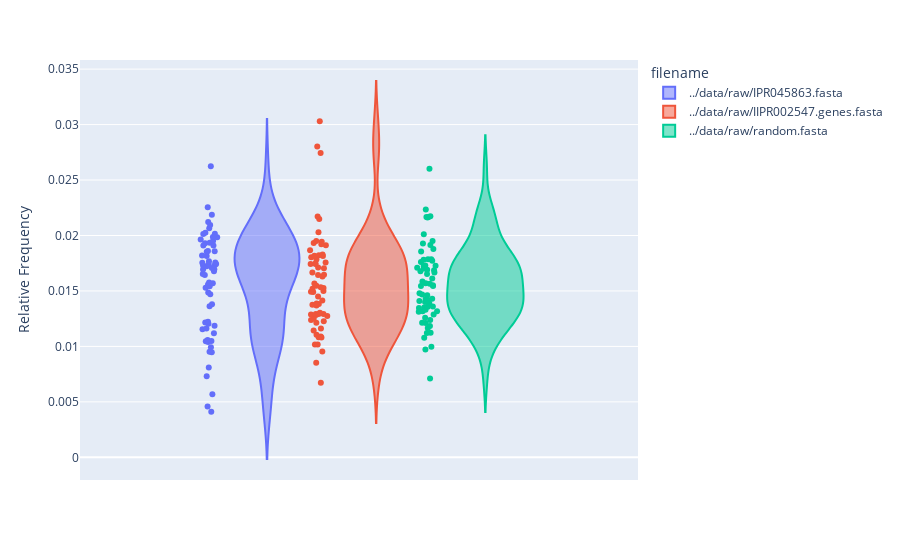

Notebook code cell kept with this figure:
### Code cell
def kmerize(sequence: str, k=3):
    return [sequence[i:i+k] for i in range(len(sequence) - k)]

records = []
for filename, genes in datasets.items():
    all_kmers  = [kmer for gene in genes for kmer in kmerize(str(gene.seq))]
    counts = Counter(all_kmers)
    for kmer, count in counts.items():
        records.append((filename, kmer, count / len(all_kmers)))


df = pd.DataFrame.from_records(records, columns=["filename", "kmer", "Relative Frequency"])

px.violin(df, violinmode="group", hover_name="kmer", y="Relative Frequency", color="filename", points="all")

### Figure 1 — Plotly figure (JSON) as saved in the notebook; plotly's stock layout.template omitted (floating-point values rounded to 4 significant figures)
{"data": [{"alignmentgroup": "True", "box": {"visible": false}, "hovertemplate": "<b>%{hovertext}</b><br><br>filename=../data/raw/IPR045863.fasta<br>Relative Frequency=%{y}<extra></extra>", "hovertext": ["ATG", "TGA", "GAC", "ACG", "CGT", "GTG", "TGT", "GTT", "TTT", "TTC", "TCC", "CCC", "CCT", "CTC", "CCA", "CAC", "CGG", "GGG", "GGA", "GAA", "AAG", "AGA", "AAA", "ACA", "CAA", "AGG", "AAC", "ACT", "TCG", "TCA", "CAG", "AGC", "GCA", "GAG", "GAT", "ATC", "TCT", "ACC", "CAT", "CTA", "TAC", "CGA", "AAT", "TGG", "GGC", "GCG", "CTT", "TTA", "TTG", "TGC", "GCT", "TAA", "CTG", "CGC", "GCC", "CCG", "GTA", "GTC", "TAG", "GGT", "ATA", "AGT", "ATT", "TAT"], "legendgroup": "../data/raw/IPR045863.fasta", "marker": {"color": "#636efa"}, "name": "../data/raw/IPR045863.fasta", "offsetgroup": "../data/raw/IPR045863.fasta", "orientation": "v", "points": "all", "scalegroup": "True", "showlegend": true, "type": "violin", "x0": " ", "xaxis": "x", "y": [0.01741, 0.01677, 0.02187, 0.01909, 0.01381, 0.01223, 0.01047, 0.01041, 0.01154, 0.01756, 0.0157, 0.01186, 0.01469, 0.01953, 0.01816, 0.01729, 0.01558, 0.01058, 0.01964, 0.01986, 0.01984, 0.02014, 0.01205, 0.01707, 0.02123, 0.01528, 0.01542, 0.01363, 0.02095, 0.01929, 0.01909, 0.02015, 0.02065, 0.02254, 0.01852, 0.01934, 0.01693, 0.01696, 0.01755, 0.009527, 0.01215, 0.02624, 0.009923, 0.0186, 0.01819, 0.01858, 0.01652, 0.005682, 0.01487, 0.01576, 0.01768, 0.004106, 0.01735, 0.02024, 0.01744, 0.01724, 0.007312, 0.01644, 0.004592, 0.01162, 0.00809, 0.0105, 0.01118, 0.009479], "y0": " ", "yaxis": "y"}, {"alignmentgroup": "True", "box": {"visible": false}, "hovertemplate": "<b>%{hovertext}</b><br><br>filename=../data/raw/IIPR002547.genes.fasta<br>Relative Frequency=%{y}<extra></extra>", "hovertext": ["ATG", "TGC", "GCC", "CCT", "CTT", "TTT", "TTG", "TGT", "GTG", "TGG", "GGT", "GGG", "GGA", "GAT", "ATT", "GTT", "TTC", "TCT", "TGA", "GAA", "AAA", "AAG", "AGC", "GCA", "CAG", "GCG", "CGA", "GAC", "ACA", "CAT", "ATC", "TCC", "CCC", "CCA", "AGG", "GCT", "CTC", "TCA", "CAA", "AAT", "GGC", "GTC", "TCG", "ACG", "CGT", "CTG", "CAC", "ACC", "CGG", "AGA", "ACT", "GTA", "TAG", "AAC", "CCG", "GAG", "CGC", "AGT", "TTA", "TAT", "ATA", "TAC", "TAA", "CTA"], "legendgroup": "../data/raw/IIPR002547.genes.fasta", "marker": {"color": "#EF553B"}, "name": "../data/raw/IIPR002547.genes.fasta", "offsetgroup": "../data/raw/IIPR002547.genes.fasta", "orientation": "v", "points": "all", "scalegroup": "True", "showlegend": true, "type": "violin", "x0": " ", "xaxis": "x", "y": [0.01821, 0.01816, 0.01932, 0.01292, 0.0137, 0.01666, 0.01805, 0.01287, 0.01527, 0.0195, 0.01451, 0.01082, 0.01783, 0.01913, 0.01711, 0.01388, 0.01381, 0.01237, 0.0203, 0.02743, 0.0303, 0.02802, 0.01743, 0.01756, 0.01568, 0.01866, 0.01829, 0.01492, 0.01375, 0.01275, 0.01629, 0.01228, 0.01161, 0.01534, 0.01705, 0.01744, 0.01214, 0.01492, 0.02171, 0.01646, 0.01921, 0.01252, 0.01519, 0.01304, 0.01291, 0.01943, 0.01143, 0.01415, 0.01499, 0.0215, 0.01106, 0.009532, 0.00672, 0.01548, 0.01748, 0.01644, 0.01818, 0.01089, 0.01284, 0.01291, 0.01017, 0.01017, 0.0108, 0.008536], "y0": " ", "yaxis": "y"}, {"alignmentgroup": "True", "box": {"visible": false}, "hovertemplate": "<b>%{hovertext}</b><br><br>filename=../data/raw/random.fasta<br>Relative Frequency=%{y}<extra></extra>", "hovertext": ["ATG", "TGT", "GTC", "TCT", "CTA", "TAA", "AAA", "AAG", "AGG", "GGT", "GTA", "AAC", "ACG", "CGT", "GTT", "TTC", "CTG", "TGG", "GGC", "GCG", "CGC", "GCT", "CTC", "TCG", "GCC", "CCC", "CCT", "TCC", "CCG", "GCA", "CAG", "AGC", "TTG", "TGC", "CGA", "GAG", "CAC", "ACT", "CAA", "CTT", "TTT", "TAT", "TAG", "CGG", "TCA", "ACA", "AAT", "ATT", "TTA", "GAA", "CCA", "ACC", "ATA", "GGG", "TAC", "TGA", "AGA", "GAT", "ATC", "CAT", "AGT", "GTG", "GGA", "GAC"], "legendgroup": "../data/raw/random.fasta", "marker": {"color": "#00cc96"}, "name": "../data/raw/random.fasta", "offsetgroup": "../data/raw/random.fasta", "orientation": "v", "points": "all", "scalegroup": "True", "showlegend": true, "type": "violin", "x0": " ", "xaxis": "x", "y": [0.01915, 0.01427, 0.01165, 0.01429, 0.01077, 0.01184, 0.02602, 0.02166, 0.01613, 0.01409, 0.009726, 0.0169, 0.01123, 0.009963, 0.01346, 0.01586, 0.02161, 0.02173, 0.01786, 0.01317, 0.01331, 0.01772, 0.014, 0.01121, 0.01703, 0.0135, 0.01546, 0.01461, 0.01313, 0.01725, 0.0195, 0.01667, 0.01652, 0.0173, 0.01259, 0.01679, 0.01388, 0.01359, 0.02166, 0.01468, 0.01787, 0.01418, 0.007116, 0.01287, 0.01709, 0.01761, 0.01727, 0.01781, 0.01358, 0.02234, 0.01855, 0.01552, 0.01211, 0.01317, 0.01238, 0.01928, 0.02012, 0.01687, 0.01569, 0.01545, 0.01213, 0.01564, 0.01878, 0.01478], "y0": " ", "yaxis": "y"}], "layout": {"legend": {"title": {"text": "filename"}, "tracegroupgap": 0}, "margin": {"t": 60}, "violinmode": "group", "xaxis": {"anchor": "y", "domain": [0, 1]}, "yaxis": {"anchor": "x", "domain": [0, 1], "title": {"text": "Relative Frequency"}}}}
